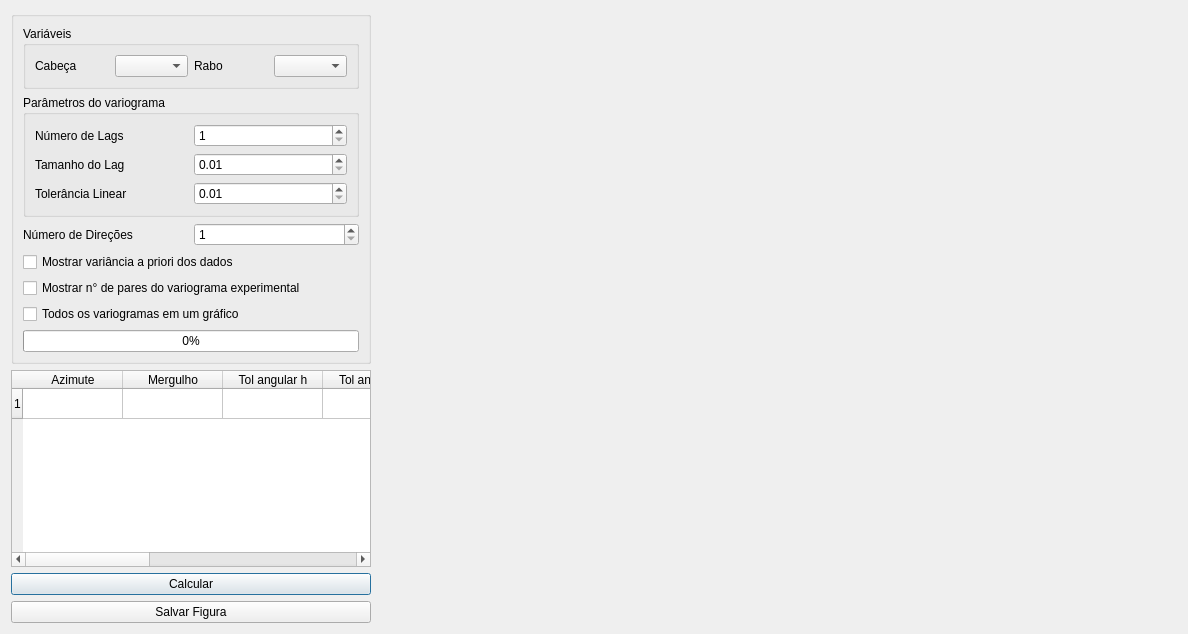
<?xml version="1.0" encoding="UTF-8"?>
<ui version="4.0">
 <class>Parametros_Variograma_Experimental</class>
 <widget class="QDialog" name="Parametros_Variograma_Experimental">
  <property name="geometry">
   <rect>
    <x>0</x>
    <y>0</y>
    <width>1188</width>
    <height>634</height>
   </rect>
  </property>
  <property name="minimumSize">
   <size>
    <width>0</width>
    <height>0</height>
   </size>
  </property>
  <property name="windowTitle">
   <string>Variograma experimental</string>
  </property>
  <property name="windowIcon">
   <iconset resource="imagens.qrc">
    <normaloff>:/imagens/SimpleVar.png</normaloff>:/imagens/SimpleVar.png</iconset>
  </property>
  <layout class="QHBoxLayout" name="horizontalLayout_2">
   <item>
    <layout class="QVBoxLayout" name="verticalLayout_2">
     <item>
      <widget class="QGroupBox" name="groupBox_3">
       <property name="title">
        <string/>
       </property>
       <layout class="QVBoxLayout" name="verticalLayout">
        <item>
         <widget class="QGroupBox" name="groupBox">
          <property name="title">
           <string>Variáveis </string>
          </property>
          <layout class="QGridLayout" name="gridLayout_2">
           <item row="0" column="0">
            <widget class="QLabel" name="label">
             <property name="text">
              <string>Cabeça</string>
             </property>
            </widget>
           </item>
           <item row="0" column="1">
            <widget class="QComboBox" name="cabeca"/>
           </item>
           <item row="0" column="2">
            <widget class="QLabel" name="label_2">
             <property name="text">
              <string>Rabo </string>
             </property>
            </widget>
           </item>
           <item row="0" column="3">
            <widget class="QComboBox" name="rabo"/>
           </item>
          </layout>
         </widget>
        </item>
        <item>
         <widget class="QGroupBox" name="groupBox_2">
          <property name="title">
           <string>Parâmetros do variograma</string>
          </property>
          <layout class="QGridLayout" name="gridLayout">
           <item row="0" column="0">
            <widget class="QLabel" name="label_3">
             <property name="text">
              <string>Número de Lags</string>
             </property>
            </widget>
           </item>
           <item row="0" column="1">
            <widget class="QSpinBox" name="nlags">
             <property name="minimum">
              <number>1</number>
             </property>
             <property name="maximum">
              <number>999999</number>
             </property>
            </widget>
           </item>
           <item row="1" column="0">
            <widget class="QLabel" name="label_4">
             <property name="text">
              <string>Tamanho do Lag</string>
             </property>
            </widget>
           </item>
           <item row="1" column="1">
            <widget class="QDoubleSpinBox" name="lagsize">
             <property name="locale">
              <locale language="English" country="UnitedStates"/>
             </property>
             <property name="minimum">
              <double>0.010000000000000</double>
             </property>
             <property name="maximum">
              <double>9999999999.000000000000000</double>
             </property>
            </widget>
           </item>
           <item row="2" column="0">
            <widget class="QLabel" name="label_5">
             <property name="text">
              <string>Tolerância Linear</string>
             </property>
            </widget>
           </item>
           <item row="2" column="1">
            <widget class="QDoubleSpinBox" name="linear_tol">
             <property name="locale">
              <locale language="English" country="UnitedStates"/>
             </property>
             <property name="minimum">
              <double>0.010000000000000</double>
             </property>
             <property name="maximum">
              <double>9999999999.000000000000000</double>
             </property>
            </widget>
           </item>
          </layout>
         </widget>
        </item>
        <item>
         <layout class="QHBoxLayout" name="horizontalLayout">
          <item>
           <widget class="QLabel" name="label_6">
            <property name="text">
             <string>Número de Direções</string>
            </property>
           </widget>
          </item>
          <item>
           <widget class="QSpinBox" name="ndirecoes">
            <property name="minimum">
             <number>1</number>
            </property>
            <property name="maximum">
             <number>100</number>
            </property>
           </widget>
          </item>
         </layout>
        </item>
        <item>
         <widget class="QCheckBox" name="Varpriori">
          <property name="text">
           <string>Mostrar variância a priori dos dados</string>
          </property>
         </widget>
        </item>
        <item>
         <widget class="QCheckBox" name="showpar">
          <property name="text">
           <string>Mostrar n° de pares do variograma experimental</string>
          </property>
         </widget>
        </item>
        <item>
         <widget class="QCheckBox" name="Todos">
          <property name="text">
           <string>Todos os variogramas em um gráfico</string>
          </property>
         </widget>
        </item>
        <item>
         <widget class="QProgressBar" name="progressBar">
          <property name="value">
           <number>0</number>
          </property>
         </widget>
        </item>
       </layout>
      </widget>
     </item>
     <item>
      <widget class="QTableWidget" name="tabela">
       <row>
        <property name="text">
         <string>1</string>
        </property>
       </row>
       <column>
        <property name="text">
         <string>Azimute</string>
        </property>
       </column>
       <column>
        <property name="text">
         <string>Mergulho</string>
        </property>
       </column>
       <column>
        <property name="text">
         <string>Tol angular h</string>
        </property>
       </column>
       <column>
        <property name="text">
         <string>Tol angular v</string>
        </property>
       </column>
       <column>
        <property name="text">
         <string>Banda V</string>
        </property>
       </column>
       <column>
        <property name="text">
         <string>Banda H</string>
        </property>
       </column>
       <column>
        <property name="text">
         <string>Modelo</string>
        </property>
       </column>
       <column>
        <property name="text">
         <string>Cor</string>
        </property>
       </column>
      </widget>
     </item>
     <item>
      <widget class="QPushButton" name="pushButton">
       <property name="text">
        <string>Calcular</string>
       </property>
      </widget>
     </item>
     <item>
      <widget class="QPushButton" name="pushButton_2">
       <property name="text">
        <string>Salvar Figura</string>
       </property>
      </widget>
     </item>
    </layout>
   </item>
   <item>
    <widget class="QCustomPlot" name="customPlot" native="true">
     <property name="minimumSize">
      <size>
       <width>800</width>
       <height>550</height>
      </size>
     </property>
     <property name="baseSize">
      <size>
       <width>800</width>
       <height>800</height>
      </size>
     </property>
    </widget>
   </item>
  </layout>
 </widget>
 <customwidgets>
  <customwidget>
   <class>QCustomPlot</class>
   <extends>QWidget</extends>
   <header location="global">qcustomplot.h</header>
   <container>1</container>
  </customwidget>
 </customwidgets>
 <resources>
  <include location="imagens.qrc"/>
 </resources>
 <connections/>
</ui>
